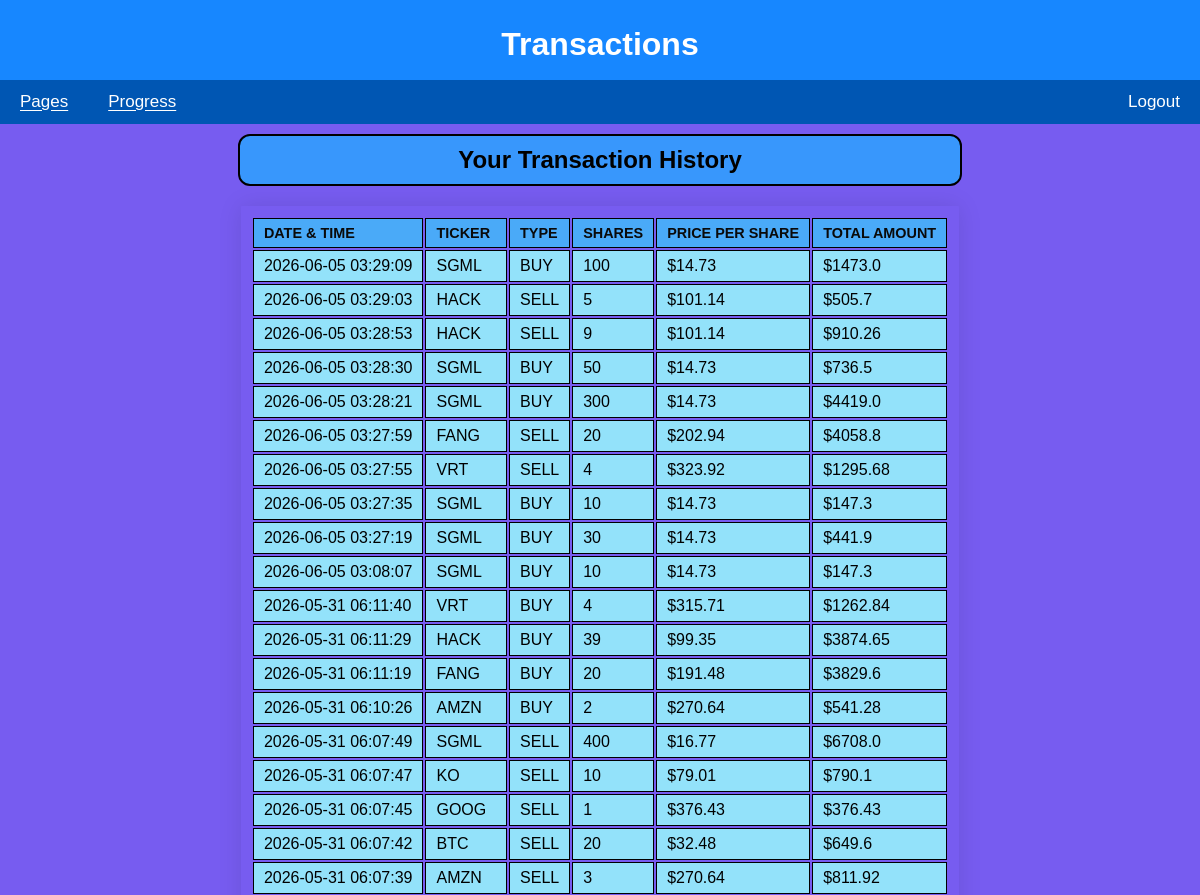
Page /transactions (signed in, upper part) on the earlier database version.
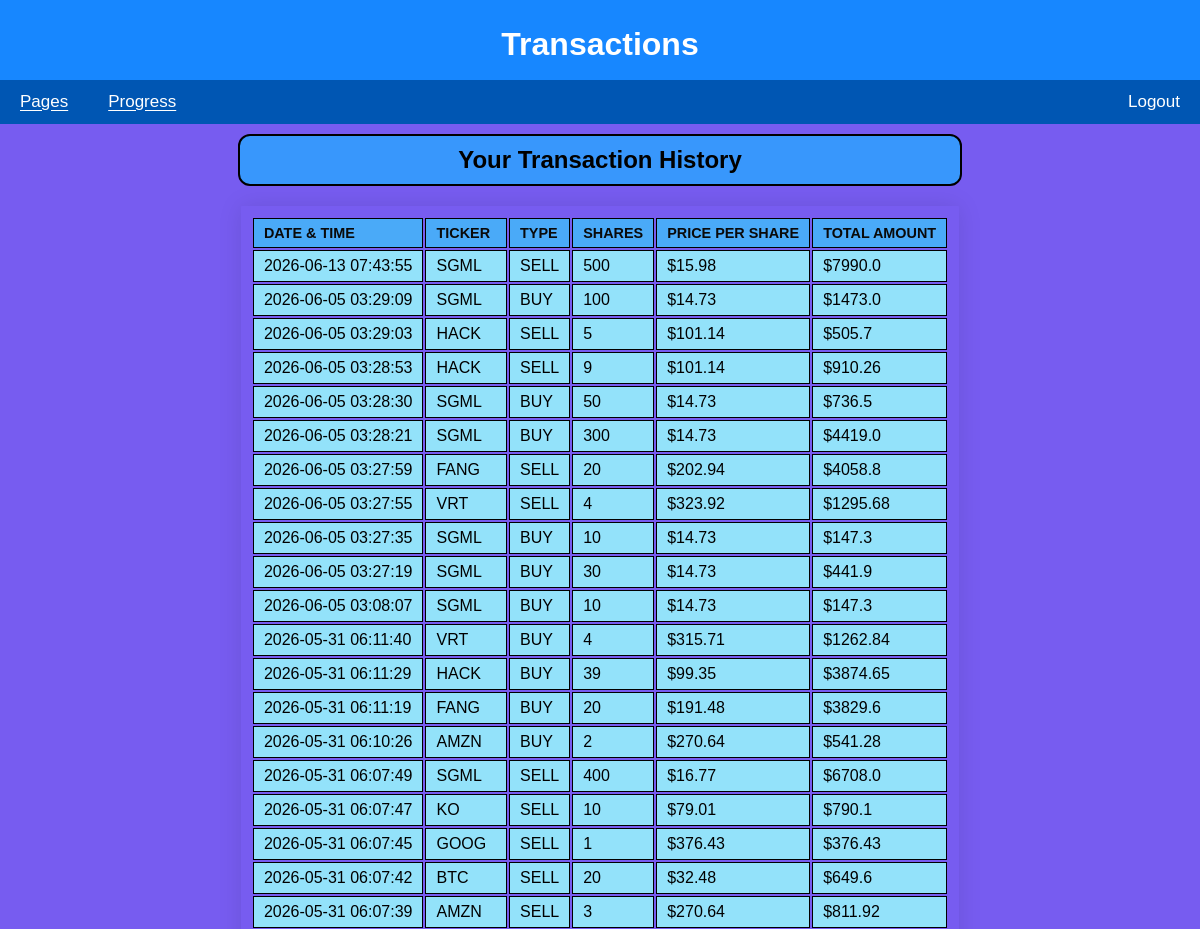
Same page on the later database version.
### tables this page shows
CREATE TABLE Transactions (
    id INTEGER PRIMARY KEY AUTOINCREMENT,
    user_id INTEGER NOT NULL,
    ticker TEXT NOT NULL,
    transaction_type TEXT CHECK(transaction_type IN ('BUY', 'SELL')),
    shares INTEGER NOT NULL,
    price_per_share REAL NOT NULL,
    total_amount REAL NOT NULL,
    timestamp TIMESTAMP DEFAULT CURRENT_TIMESTAMP,
    FOREIGN KEY (user_id) REFERENCES Users(id) ON DELETE CASCADE
);

### app.py (the view)
@app.route('/transactions')
@login_required
def transactions():
    try:
        with get_db_connection() as conn:
            cursor = conn.cursor()
            cursor.execute("""
                           SELECT t.id,
                                  t.ticker,
                                  t.transaction_type,
                                  t.shares,
                                  t.price_per_share,
                                  t.total_amount,
                                  t.timestamp,
                                  t.user_id
                           FROM Transactions t
                           WHERE t.user_id = ?
                           ORDER BY t.timestamp DESC
                           """, (current_user.id,))
            transactions = cursor.fetchall()
        return render_template('transactions.html',
                               transactions=transactions,
                               username=current_user.username)
    except Exception as e:
        print(f"Transactions error: {e}")
        flash('Error loading transaction history.', 'error')
        return redirect(url_for('dashboard'))

### app.py (called while the page is built)
@login_manager.user_loader
def load_user(user_id):
    try:
        with get_db_connection() as conn:
            cursor = conn.cursor()
            cursor.execute(
                'SELECT id, username FROM users WHERE id = ?',
                (user_id,)
            )
            user = cursor.fetchone()  # get the first record from query result
        if user:
            return User(id=user['id'], username=user['username'])
        return None
    except Exception as e:
        print(f"Error loading user {user_id}: {e}")  # Replace with proper logging later
        return None

@contextmanager
def get_db_connection():
    conn = sqlite3.connect('database.db')
    conn.row_factory = sqlite3.Row  # Allows accessing columns by name
    try:
        yield conn  # keep connection open while actively accessing db
    finally:  # when finished
        conn.close()

### templates/transactions.html (shortened to what this page needs)
{% extends 'base.html' %}
{% block heading %}Transactions{% endblock %}
{% block content %}
<h2 class="transactions">Your Transaction History</h2>
{% if transactions %}
    <thead class="table-light">
        <table>
        <tr>
            <th>Date & Time</th>
            <th>Ticker</th>
            <th>Type</th>
            <th class="text-end">Shares</th>
            <th class="text-end">Price per Share</th>
            <th class="text-end">Total Amount</th>
            </tr>
</thead>
<tbody>
    {% for tx in transactions %}
    <tr>
        <td>{{ tx.timestamp }}</td>
        <td>{{ tx.ticker }}</td>
        <td>{{ tx.transaction_type }}</td>
        <td class="text-end">{{ tx.shares }}</td>
        <td class="text-end"> ${{ tx.price_per_share | round(2) }}</td>
        <td class="text-end"> ${{ tx.total_amount | round(2) }}
        </td>
    </tr>
    {% endfor %}
</tbody>
{% endif%}
{% endblock %}

Differences in the rows shown:
added Transactions: timestamp "2026-06-13 07:43:55", ticker "SGML", transaction_type "SELL", shares "500", price_per_share "15.98", total_amount "7990.0"
